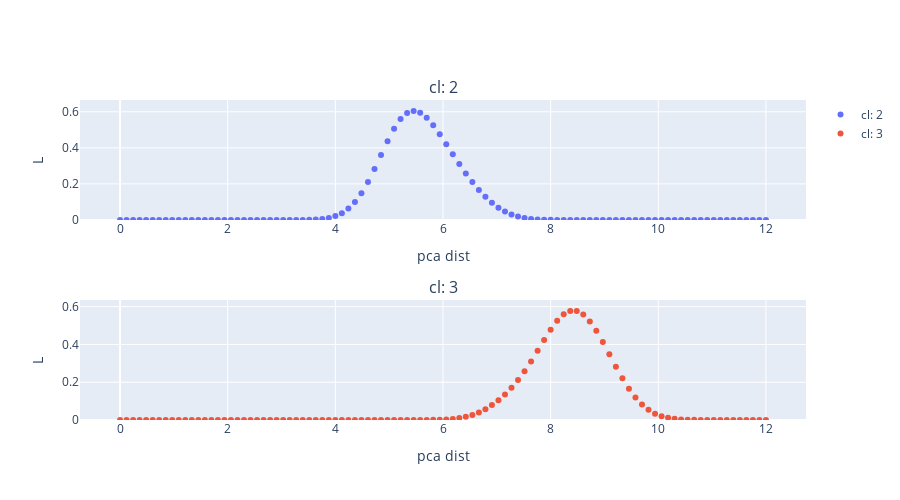
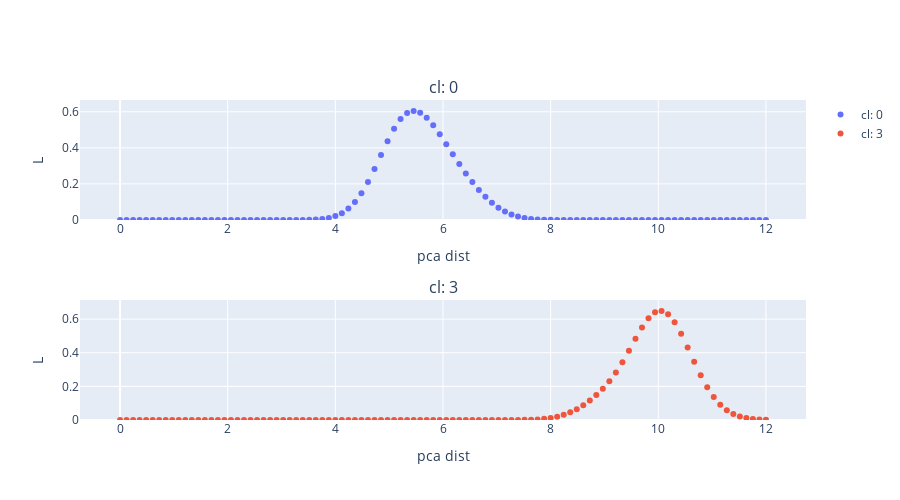
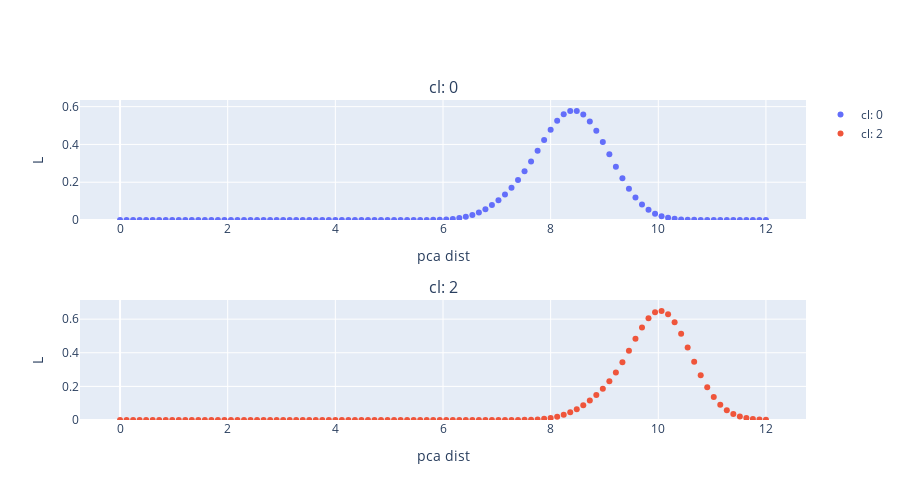

Notebook cell for these charts, in order:
### Code cell
from plotly import subplots

def D1_kdegen(dists_dict,kernel='gaussian', bandwidth=0.05):
    '''
    '''
    gen_dict= {}
    for gp,data in dists_dict.items():
        
        if not data:
            gen_dict[gp]= data
            continue
        data= np.array(data).reshape(-1,1)
        
        kde = KernelDensity(kernel=kernel, bandwidth=bandwidth).fit(data)
        gen_dict[gp]= kde

    return gen_dict



def plot_distances(dists_dict,gp,range_dists,height= 500,width= 900):
    Ncols= 1
    
    keys_get= sorted([v for v,g in dists_dict[gp].items() if len(g)])
    titles= ['cl: {}'.format(g) for g in keys_get]
    print(titles)
    
    dist_gens= {}
    
    if titles:
        fig_subplots = subplots.make_subplots(rows= int(len(titles) / float(Ncols)) + (len(titles) % Ncols > 0), cols=Ncols,
                                 subplot_titles=tuple(titles))

        for idx in range(len(titles)):
            print(idx)
            ref= keys_get[idx]
            pos1= int(float(idx) / Ncols) + 1
            pos2= idx - (pos1-1)*Ncols + 1

            title= titles[idx]

            data= dists_dict[gp][ref]
            data= np.array(data).reshape(-1,1)
            kde = KernelDensity(kernel='gaussian', bandwidth=.5).fit(data)
            dist_gens[ref]= kde
            
            scor_dist= kde.score_samples(range_dists)
            scor_dist= np.exp(scor_dist)
            trace1= go.Scatter(
                y= scor_dist,
                x= range_dists.T[0],
                mode= 'markers',
                name= titles[idx]
            )

            fig_subplots.append_trace(trace1, pos1, pos2)

            fig_subplots['layout']['yaxis' + str(idx + 1)].update(title= 'L')
            fig_subplots['layout']['yaxis' + str(idx + 1)].update(range= [0,max(scor_dist) + max(scor_dist)/10])
            fig_subplots['layout']['xaxis' + str(idx + 1)].update(title= 'pca dist')

        layout = go.Layout(
            title= title,
        )

        fig= go.Figure(data=fig_subplots, layout=layout)

        fig['layout'].update(height= height,width= width)

        iplot(fig)
        
        return dist_gens



range_dists= np.linspace(0,12,100)
range_dists= range_dists.reshape(-1,1)
gp= 0

dist_gens= {}

for gp in sorted(dists_dict.keys()):
    gp_sub_gens= plot_distances(dists_dict,gp,range_dists,height= 500,width= 900)
    dist_gens[gp]= gp_sub_gens
